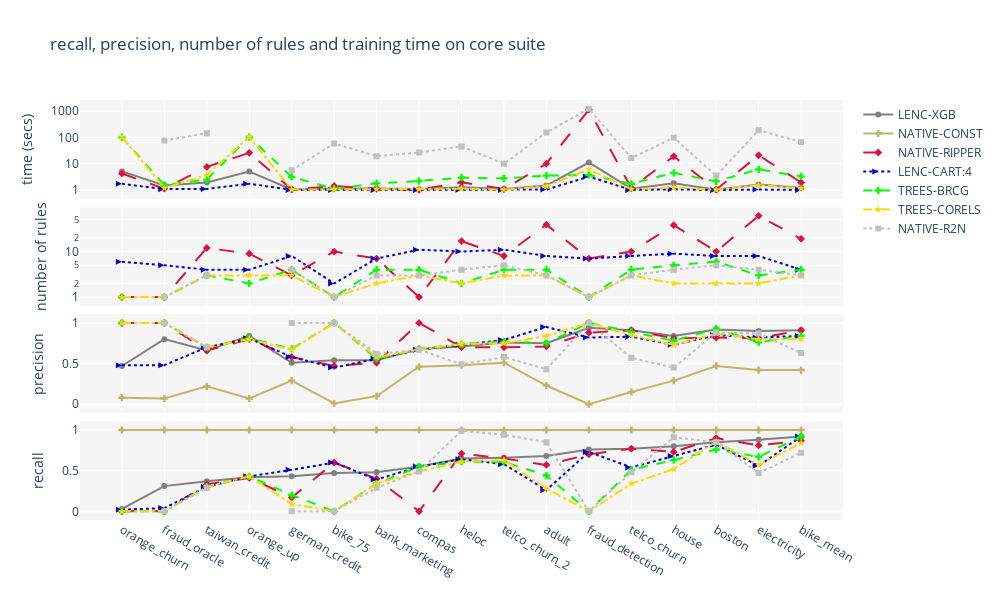

The notebook cell saved with this chart:
### Code cell
main_metric = 'recall'
sorted_df = df_core_suite.sort_values('LENC-XGB_'+main_metric, ignore_index=True)
quad_chart(pipelines=DEFAULT_RI_PIPELINES, performance_metric_1=main_metric, performance_metric_2='precision', complexity_metric='nof_rules', df=sorted_df, df_long_name='core suite')

### Figure 1 — Plotly figure (JSON) as saved in the notebook; plotly's stock layout.template omitted (floating-point values rounded to 4 significant figures)
{"data": [{"line": {"color": "gray", "dash": "solid", "width": 2}, "marker": {"symbol": "circle"}, "mode": "markers+lines", "name": "LENC-XGB", "showlegend": true, "type": "scatter", "x": ["orange_churn", "fraud_oracle", "taiwan_credit", "orange_up", "german_credit", "bike_75", "bank_marketing", "compas", "heloc", "telco_churn_2", "adult", "fraud_detection", "telco_churn", "house", "boston", "electricity", "bike_mean"], "xaxis": "x4", "y": [0.03, 0.31, 0.37, 0.42, 0.43, 0.47, 0.48, 0.55, 0.65, 0.66, 0.68, 0.76, 0.77, 0.8, 0.85, 0.88, 0.92], "yaxis": "y4"}, {"line": {"color": "darkkhaki", "dash": "solid", "width": 2}, "marker": {"symbol": "cross"}, "mode": "markers+lines", "name": "NATIVE-CONST", "showlegend": true, "type": "scatter", "x": ["orange_churn", "fraud_oracle", "taiwan_credit", "orange_up", "german_credit", "bike_75", "bank_marketing", "compas", "heloc", "telco_churn_2", "adult", "fraud_detection", "telco_churn", "house", "boston", "electricity", "bike_mean"], "xaxis": "x4", "y": [1, 1, 1, 1, 1, 1, 1, 1, 1, 1, 1, 1, 1, 1, 1, 1, 1], "yaxis": "y4"}, {"line": {"color": "crimson", "dash": "longdash", "width": 2}, "marker": {"symbol": "diamond"}, "mode": "markers+lines", "name": "NATIVE-RIPPER", "showlegend": true, "type": "scatter", "x": ["orange_churn", "fraud_oracle", "taiwan_credit", "orange_up", "german_credit", "bike_75", "bank_marketing", "compas", "heloc", "telco_churn_2", "adult", "fraud_detection", "telco_churn", "house", "boston", "electricity", "bike_mean"], "xaxis": "x4", "y": [0, 0, 0.33, 0.41, 0.17, 0.6, 0.4, 0, 0.71, 0.65, 0.57, 0.7, 0.77, 0.73, 0.9, 0.81, 0.87], "yaxis": "y4"}, {"line": {"color": "mediumblue", "dash": "dot", "width": 2}, "marker": {"symbol": "arrow-right"}, "mode": "markers+lines", "name": "LENC-CART:4", "showlegend": true, "type": "scatter", "x": ["orange_churn", "fraud_oracle", "taiwan_credit", "orange_up", "german_credit", "bike_75", "bank_marketing", "compas", "heloc", "telco_churn_2", "adult", "fraud_detection", "telco_churn", "house", "boston", "electricity", "bike_mean"], "xaxis": "x4", "y": [0.02, 0.04, 0.3, 0.43, 0.51, 0.6, 0.39, 0.55, 0.64, 0.58, 0.26, 0.73, 0.54, 0.68, 0.82, 0.56, 0.92], "yaxis": "y4"}, {"line": {"color": "lime", "dash": "dash", "width": 2}, "marker": {"symbol": "cross"}, "mode": "markers+lines", "name": "TREES-BRCG", "showlegend": true, "type": "scatter", "x": ["orange_churn", "fraud_oracle", "taiwan_credit", "orange_up", "german_credit", "bike_75", "bank_marketing", "compas", "heloc", "telco_churn_2", "adult", "fraud_detection", "telco_churn", "house", "boston", "electricity", "bike_mean"], "xaxis": "x4", "y": [0, 0, 0.3, 0.43, 0.2, 0, 0.34, 0.55, 0.61, 0.61, 0.44, 0, 0.51, 0.63, 0.76, 0.67, 0.92], "yaxis": "y4"}, {"line": {"color": "gold", "dash": "dashdot", "width": 2}, "marker": {"symbol": "star"}, "mode": "markers+lines", "name": "TREES-CORELS", "showlegend": true, "type": "scatter", "x": ["orange_churn", "fraud_oracle", "taiwan_credit", "orange_up", "german_credit", "bike_75", "bank_marketing", "compas", "heloc", "telco_churn_2", "adult", "fraud_detection", "telco_churn", "house", "boston", "electricity", "bike_mean"], "xaxis": "x4", "y": [0, 0, 0.3, 0.43, 0.09, 0, 0.34, 0.49, 0.61, 0.63, 0.28, 0, 0.34, 0.52, 0.86, 0.57, 0.84], "yaxis": "y4"}, {"line": {"color": "silver", "dash": "dot", "width": 2}, "marker": {"symbol": "square"}, "mode": "markers+lines", "name": "NATIVE-R2N", "showlegend": true, "type": "scatter", "x": ["orange_churn", "fraud_oracle", "taiwan_credit", "orange_up", "german_credit", "bike_75", "bank_marketing", "compas", "heloc", "telco_churn_2", "adult", "fraud_detection", "telco_churn", "house", "boston", "electricity", "bike_mean"], "xaxis": "x4", "y": [null, 0, 0.29, null, 0, 0, 0.29, 0.49, 0.99, 0.94, 0.85, 0, 0.48, 0.91, 0.85, 0.47, 0.72], "yaxis": "y4"}, {"line": {"color": "gray", "dash": "solid", "width": 2}, "marker": {"symbol": "circle"}, "mode": "markers+lines", "name": "LENC-XGB", "showlegend": false, "type": "scatter", "x": ["orange_churn", "fraud_oracle", "taiwan_credit", "orange_up", "german_credit", "bike_75", "bank_marketing", "compas", "heloc", "telco_churn_2", "adult", "fraud_detection", "telco_churn", "house", "boston", "electricity", "bike_mean"], "xaxis": "x3", "y": [0.47, 0.8, 0.66, 0.84, 0.51, 0.54, 0.54, 0.68, 0.71, 0.76, 0.75, 0.94, 0.91, 0.84, 0.92, 0.9, 0.91], "yaxis": "y3"}, {"line": {"color": "darkkhaki", "dash": "solid", "width": 2}, "marker": {"symbol": "cross"}, "mode": "markers+lines", "name": "NATIVE-CONST", "showlegend": false, "type": "scatter", "x": ["orange_churn", "fraud_oracle", "taiwan_credit", "orange_up", "german_credit", "bike_75", "bank_marketing", "compas", "heloc", "telco_churn_2", "adult", "fraud_detection", "telco_churn", "house", "boston", "electricity", "bike_mean"], "xaxis": "x3", "y": [0.08, 0.07, 0.22, 0.07, 0.29, 0.01, 0.1, 0.46, 0.48, 0.51, 0.23, 0, 0.15, 0.29, 0.47, 0.42, 0.42], "yaxis": "y3"}, {"line": {"color": "crimson", "dash": "longdash", "width": 2}, "marker": {"symbol": "diamond"}, "mode": "markers+lines", "name": "NATIVE-RIPPER", "showlegend": false, "type": "scatter", "x": ["orange_churn", "fraud_oracle", "taiwan_credit", "orange_up", "german_credit", "bike_75", "bank_marketing", "compas", "heloc", "telco_churn_2", "adult", "fraud_detection", "telco_churn", "house", "boston", "electricity", "bike_mean"], "xaxis": "x3", "y": [1, 1, 0.66, 0.8, 0.58, 0.47, 0.51, 1, 0.7, 0.7, 0.71, 0.88, 0.91, 0.81, 0.82, 0.81, 0.91], "yaxis": "y3"}, {"line": {"color": "mediumblue", "dash": "dot", "width": 2}, "marker": {"symbol": "arrow-right"}, "mode": "markers+lines", "name": "LENC-CART:4", "showlegend": false, "type": "scatter", "x": ["orange_churn", "fraud_oracle", "taiwan_credit", "orange_up", "german_credit", "bike_75", "bank_marketing", "compas", "heloc", "telco_churn_2", "adult", "fraud_detection", "telco_churn", "house", "boston", "electricity", "bike_mean"], "xaxis": "x3", "y": [0.48, 0.48, 0.7, 0.81, 0.58, 0.45, 0.56, 0.67, 0.73, 0.79, 0.95, 0.82, 0.83, 0.73, 0.85, 0.82, 0.84], "yaxis": "y3"}, {"line": {"color": "lime", "dash": "dash", "width": 2}, "marker": {"symbol": "cross"}, "mode": "markers+lines", "name": "TREES-BRCG", "showlegend": false, "type": "scatter", "x": ["orange_churn", "fraud_oracle", "taiwan_credit", "orange_up", "german_credit", "bike_75", "bank_marketing", "compas", "heloc", "telco_churn_2", "adult", "fraud_detection", "telco_churn", "house", "boston", "electricity", "bike_mean"], "xaxis": "x3", "y": [1, 1, 0.7, 0.81, 0.68, 1, 0.56, 0.68, 0.74, 0.77, 0.75, 1, 0.89, 0.78, 0.93, 0.76, 0.84], "yaxis": "y3"}, {"line": {"color": "gold", "dash": "dashdot", "width": 2}, "marker": {"symbol": "star"}, "mode": "markers+lines", "name": "TREES-CORELS", "showlegend": false, "type": "scatter", "x": ["orange_churn", "fraud_oracle", "taiwan_credit", "orange_up", "german_credit", "bike_75", "bank_marketing", "compas", "heloc", "telco_churn_2", "adult", "fraud_detection", "telco_churn", "house", "boston", "electricity", "bike_mean"], "xaxis": "x3", "y": [1, 1, 0.7, 0.8, 0.67, 1, 0.58, 0.67, 0.74, 0.75, 0.84, 1, 0.85, 0.73, 0.87, 0.8, 0.8], "yaxis": "y3"}, {"line": {"color": "silver", "dash": "dot", "width": 2}, "marker": {"symbol": "square"}, "mode": "markers+lines", "name": "NATIVE-R2N", "showlegend": false, "type": "scatter", "x": ["orange_churn", "fraud_oracle", "taiwan_credit", "orange_up", "german_credit", "bike_75", "bank_marketing", "compas", "heloc", "telco_churn_2", "adult", "fraud_detection", "telco_churn", "house", "boston", "electricity", "bike_mean"], "xaxis": "x3", "y": [null, 1, 0.7, null, 1, 1, 0.62, 0.67, 0.49, 0.58, 0.43, 1, 0.57, 0.45, 0.88, 0.87, 0.63], "yaxis": "y3"}, {"line": {"color": "crimson", "dash": "longdash", "width": 2}, "marker": {"symbol": "diamond"}, "mode": "markers+lines", "name": "NATIVE-RIPPER", "showlegend": false, "type": "scatter", "x": ["orange_churn", "fraud_oracle", "taiwan_credit", "orange_up", "german_credit", "bike_75", "bank_marketing", "compas", "heloc", "telco_churn_2", "adult", "fraud_detection", "telco_churn", "house", "boston", "electricity", "bike_mean"], "xaxis": "x2", "y": [1, 1, 12, 9, 3, 10, 7, 1, 17, 8, 39, 7, 10, 38, 10, 61, 19], "yaxis": "y2"}, {"line": {"color": "mediumblue", "dash": "dot", "width": 2}, "marker": {"symbol": "arrow-right"}, "mode": "markers+lines", "name": "LENC-CART:4", "showlegend": false, "type": "scatter", "x": ["orange_churn", "fraud_oracle", "taiwan_credit", "orange_up", "german_credit", "bike_75", "bank_marketing", "compas", "heloc", "telco_churn_2", "adult", "fraud_detection", "telco_churn", "house", "boston", "electricity", "bike_mean"], "xaxis": "x2", "y": [6, 5, 4, 4, 8, 2, 7, 11, 10, 11, 8, 7, 8, 9, 8, 8, 4], "yaxis": "y2"}, {"line": {"color": "lime", "dash": "dash", "width": 2}, "marker": {"symbol": "cross"}, "mode": "markers+lines", "name": "TREES-BRCG", "showlegend": false, "type": "scatter", "x": ["orange_churn", "fraud_oracle", "taiwan_credit", "orange_up", "german_credit", "bike_75", "bank_marketing", "compas", "heloc", "telco_churn_2", "adult", "fraud_detection", "telco_churn", "house", "boston", "electricity", "bike_mean"], "xaxis": "x2", "y": [1, 1, 3, 2, 4, 1, 4, 4, 2, 4, 4, 1, 4, 5, 6, 3, 4], "yaxis": "y2"}, {"line": {"color": "gold", "dash": "dashdot", "width": 2}, "marker": {"symbol": "star"}, "mode": "markers+lines", "name": "TREES-CORELS", "showlegend": false, "type": "scatter", "x": ["orange_churn", "fraud_oracle", "taiwan_credit", "orange_up", "german_credit", "bike_75", "bank_marketing", "compas", "heloc", "telco_churn_2", "adult", "fraud_detection", "telco_churn", "house", "boston", "electricity", "bike_mean"], "xaxis": "x2", "y": [1, 1, 3, 3, 3, 1, 2, 3, 2, 3, 3, 1, 3, 2, 2, 2, 3], "yaxis": "y2"}, {"line": {"color": "silver", "dash": "dot", "width": 2}, "marker": {"symbol": "square"}, "mode": "markers+lines", "name": "NATIVE-R2N", "showlegend": false, "type": "scatter", "x": ["orange_churn", "fraud_oracle", "taiwan_credit", "orange_up", "german_credit", "bike_75", "bank_marketing", "compas", "heloc", "telco_churn_2", "adult", "fraud_detection", "telco_churn", "house", "boston", "electricity", "bike_mean"], "xaxis": "x2", "y": [null, 1, 3, null, 4, 1, 3, 3, 4, 5, 3, 1, 3, 4, 5, 4, 3], "yaxis": "y2"}, {"line": {"color": "gray", "dash": "solid", "width": 2}, "marker": {"symbol": "circle"}, "mode": "markers+lines", "name": "LENC-XGB", "showlegend": false, "type": "scatter", "x": ["orange_churn", "fraud_oracle", "taiwan_credit", "orange_up", "german_credit", "bike_75", "bank_marketing", "compas", "heloc", "telco_churn_2", "adult", "fraud_detection", "telco_churn", "house", "boston", "electricity", "bike_mean"], "xaxis": "x", "y": [5.1, 1.48, 1.93, 5.07, 1.05, 1.14, 1.13, 1.09, 1.28, 1.09, 1.48, 11.1, 1.12, 1.79, 1.03, 1.62, 1.2], "yaxis": "y"}, {"line": {"color": "crimson", "dash": "longdash", "width": 2}, "marker": {"symbol": "diamond"}, "mode": "markers+lines", "name": "NATIVE-RIPPER", "showlegend": false, "type": "scatter", "x": ["orange_churn", "fraud_oracle", "taiwan_credit", "orange_up", "german_credit", "bike_75", "bank_marketing", "compas", "heloc", "telco_churn_2", "adult", "fraud_detection", "telco_churn", "house", "boston", "electricity", "bike_mean"], "xaxis": "x", "y": [4.22, 1.12, 7.55, 25.94, 1.05, 1.42, 1.11, 1.01, 1.96, 1.09, 9.98, 1129.0, 1.17, 19.06, 1.04, 20.9, 1.94], "yaxis": "y"}, {"line": {"color": "mediumblue", "dash": "dot", "width": 2}, "marker": {"symbol": "arrow-right"}, "mode": "markers+lines", "name": "LENC-CART:4", "showlegend": false, "type": "scatter", "x": ["orange_churn", "fraud_oracle", "taiwan_credit", "orange_up", "german_credit", "bike_75", "bank_marketing", "compas", "heloc", "telco_churn_2", "adult", "fraud_detection", "telco_churn", "house", "boston", "electricity", "bike_mean"], "xaxis": "x", "y": [1.73, 1.08, 1.1, 1.74, 1.01, 1.01, 1.01, 1.01, 1.02, 1, 1.04, 3.24, 1.01, 1.06, 1, 1.04, 1.01], "yaxis": "y"}, {"line": {"color": "lime", "dash": "dash", "width": 2}, "marker": {"symbol": "cross"}, "mode": "markers+lines", "name": "TREES-BRCG", "showlegend": false, "type": "scatter", "x": ["orange_churn", "fraud_oracle", "taiwan_credit", "orange_up", "german_credit", "bike_75", "bank_marketing", "compas", "heloc", "telco_churn_2", "adult", "fraud_detection", "telco_churn", "house", "boston", "electricity", "bike_mean"], "xaxis": "x", "y": [101.8, 1.53, 2.49, 104.1, 3.15, 1.12, 1.8, 2.2, 2.96, 2.78, 3.51, 3.72, 1.73, 4.49, 2.14, 6.11, 3.31], "yaxis": "y"}, {"line": {"color": "gold", "dash": "dashdot", "width": 2}, "marker": {"symbol": "star"}, "mode": "markers+lines", "name": "TREES-CORELS", "showlegend": false, "type": "scatter", "x": ["orange_churn", "fraud_oracle", "taiwan_credit", "orange_up", "german_credit", "bike_75", "bank_marketing", "compas", "heloc", "telco_churn_2", "adult", "fraud_detection", "telco_churn", "house", "boston", "electricity", "bike_mean"], "xaxis": "x", "y": [102.9, 1.19, 3.7, 104.3, 1.04, 1.07, 1.08, 1.09, 1.12, 1.04, 1.41, 6.1, 1.06, 1.26, 1.02, 1.54, 1.13], "yaxis": "y"}, {"line": {"color": "silver", "dash": "dot", "width": 2}, "marker": {"symbol": "square"}, "mode": "markers+lines", "name": "NATIVE-R2N", "showlegend": false, "type": "scatter", "x": ["orange_churn", "fraud_oracle", "taiwan_credit", "orange_up", "german_credit", "bike_75", "bank_marketing", "compas", "heloc", "telco_churn_2", "adult", "fraud_detection", "telco_churn", "house", "boston", "electricity", "bike_mean"], "xaxis": "x", "y": [null, 76.28, 144.8, null, 5.66, 58.58, 19.32, 26.65, 45.47, 9.88, 153.5, 1231.0, 16.37, 96.81, 3.45, 187.7, 67.01], "yaxis": "y"}], "layout": {"height": 600, "plot_bgcolor": "whitesmoke", "title": {"text": "recall, precision, number of rules and training time on core suite"}, "width": 1000, "xaxis": {"anchor": "y", "domain": [0, 1], "matches": "x4", "showticklabels": false}, "xaxis2": {"anchor": "y2", "domain": [0, 1], "matches": "x4", "showticklabels": false}, "xaxis3": {"anchor": "y3", "domain": [0, 1], "matches": "x4", "showticklabels": false}, "xaxis4": {"anchor": "y4", "domain": [0, 1]}, "yaxis": {"anchor": "x", "domain": [0.765, 1.0], "title": {"text": "time (secs)"}, "type": "log"}, "yaxis2": {"anchor": "x2", "domain": [0.51, 0.745], "title": {"text": "number of rules"}, "type": "log"}, "yaxis3": {"anchor": "x3", "domain": [0.255, 0.49], "title": {"text": "precision"}}, "yaxis4": {"anchor": "x4", "domain": [0, 0.235], "title": {"text": "recall"}}}}
